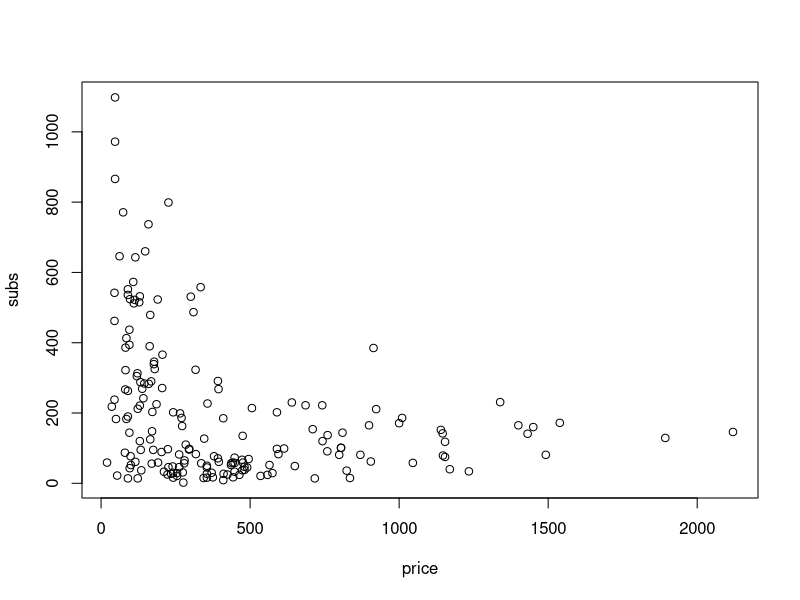
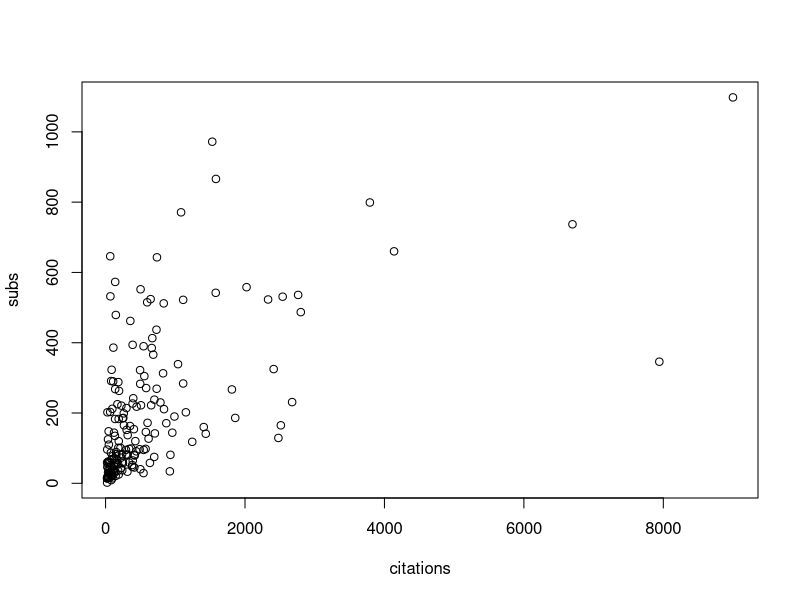
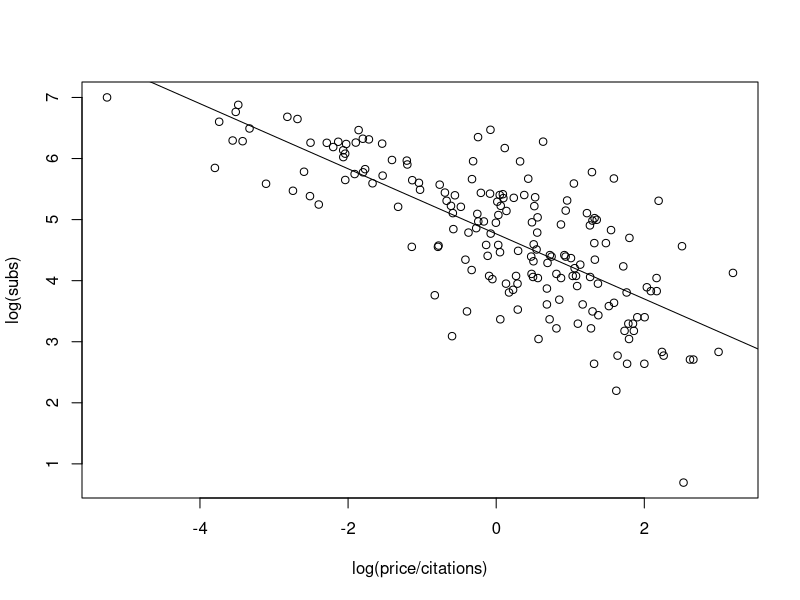
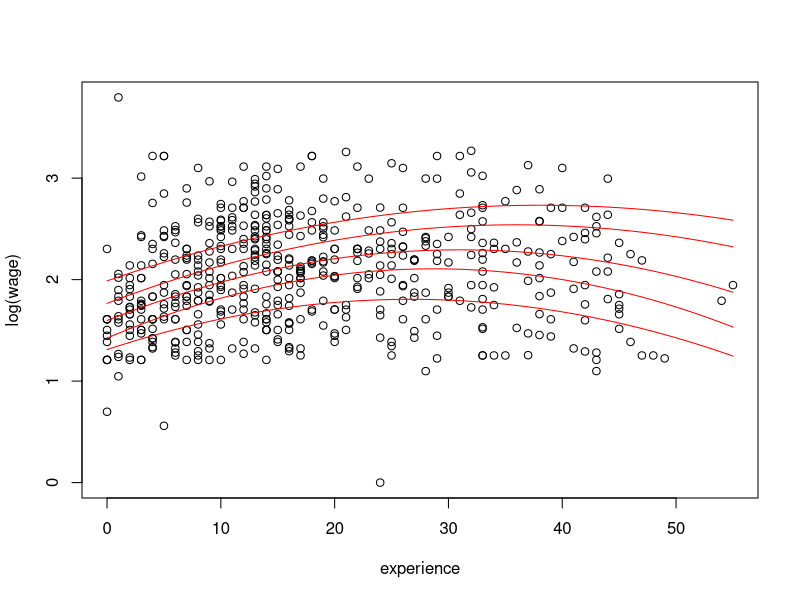
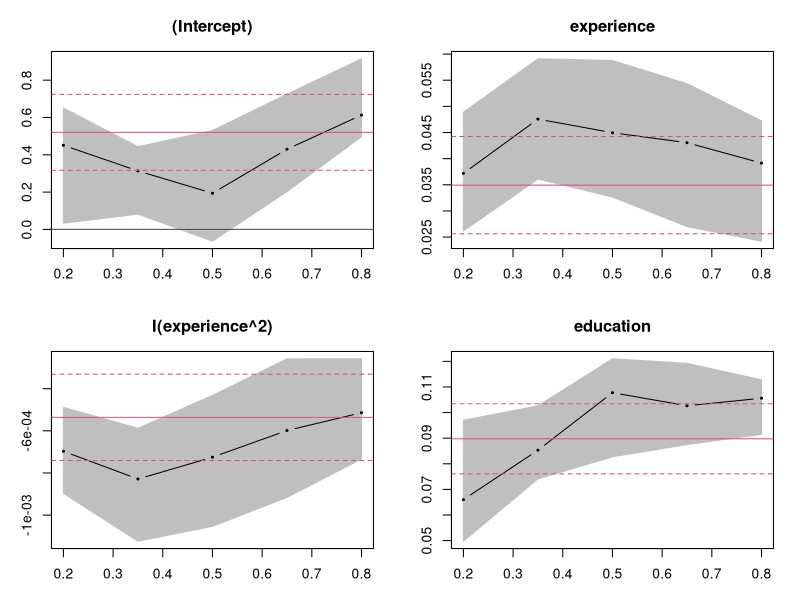
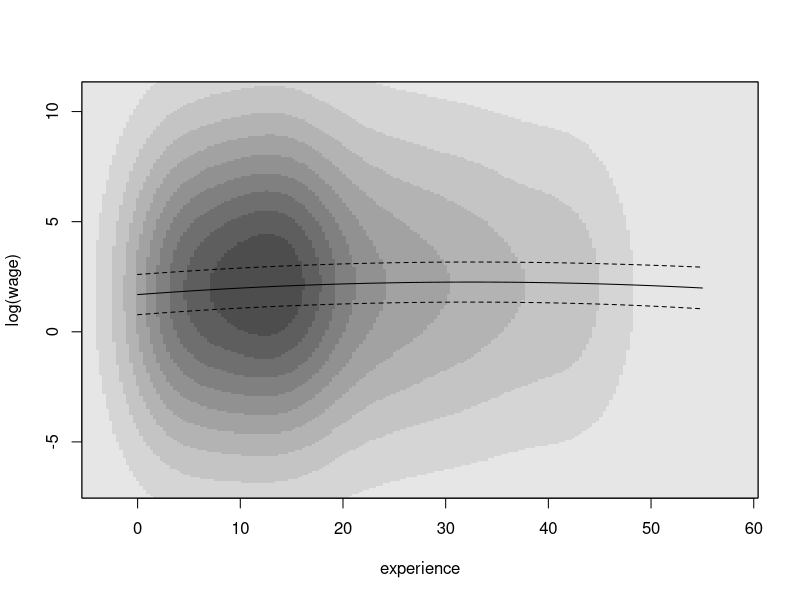

The R script that drew these images, in order:
# chapter 1: applied econometrics


install.packages("AER")


library(AER)


 data("Journals", package = "AER")

df<- Journals

dim(df)
str(df)
summary(df)

names(df)

# plot the per citation price versus the references:

plot(subs~ price/citations, data = df)

# that doesnt look good, let's take the log:

plot(log(subs)~ log(price/citations), data = df)


# see that the number of subs declines as price increases



# create a linear model

clf <- lm(log(subs)~ log(price/citations), data = df)
abline(clf)

# summarize the model:

summary(clf)

# remember that the coefficient on the log(price/citation) is the elacticity of this variable:


###################
#### Example 2 ####
###################

install.packages("quantreg")

library(quantreg)



data("CPS1985", package = "AER")
df2<- CPS1985


# create a simple linear model whic hwil lhave the same exact syntax as a simple linear regression plus a Tau term:



cps_lm <- lm(log(wage) ~ experience + I( experience^2)+ education , data = df2)

# quantile regression: for data with nonconstant variance: estimates the quantile impact of the regressio model
# http://data.library.virginia.edu/getting-started-with-quantile-regression/

cps_rq <- rq(log(wage) ~ experience + I( experience^2) + education, data = df2, tau = seq(0.2, 0.8, by = 0.15))



# create the dataframe as sepearate piece:


cps2<- data.frame(education = mean(df2$education), experience = min(df2$experience): max(df2$experience))

cps2 <- cbind(cps2, predict(cps_lm, newdata = cps2, interval = 'prediction'))

cps2<- cbind(cps2, predict(cps_rq, newdata = cps2, type = ""))


plot (log(wage)~ experience, data = df2)


for (i in 6:10) lines(cps2[,i]~experience, data = cps2, col = "red")
plot(summary(cps_rq))

# some features of hte plots may be overshadowed, so we will use the kernel densities in order to show:

library(KernSmooth)

cps_bkde<- bkde2D(cbind(df2$experience, log(df2$wage)), bandwidth = c(3.5, 5.0), gridsize = c(200, 200))

image(cps_bkde$x1, cps_bkde$x2, cps_bkde$fhat, col = rev(gray.colors(10, gamma = 1)), xlab = "experience", ylab = "log(wage)" )
box() # draws a box around a plot

lines(fit ~ experience, data = cps2) # 
lines(lwr~ experience, data = cps2, lty = 2) # lty is line type
lines(upr~ experience, data = cps2, lty = 2)


####################
### Chapter 2 ######
####################


# we cane se vectors to create expressions:


# vector arithmetic:


x <- c(1.8, 3.14, 4, 88.169, 13)

2*x+3

5:1 * x +1:5
log(x)


# subsetting vectors:
x[c(1,4)]

x[-c(1,4)]


# patterned vectors:


ones <- rep(1, 10)
print(ones)

even <- seq(from =2, to = 20, by = 2)
print(even)

trend <- 1981:2005
print(trend)

 # can conatenate vectors:

c(ones, even)


#2.2 - matrix operations

a<- matrix(1:6, nrow = 2)

print(a)

t(a)
dim(a)
nrow(a)
ncol(a)

# subsetting matrix:

a1<- a[1:2, c(1,3)]
print(a1)


# compute the determinant:

det(a1) # -4 = nonsingular



solve(a1) 

# check that this is the inverse:
a1%*% solve(a1)
# can also get the kronecker()

# petterned matrices:

diag(4)


# combining matrices:

cbind(1, a1)

print(a1)

rbind(a1, diag(4,2))
diag(4,2)




# in R lists are vectors where each element can have any data type:
